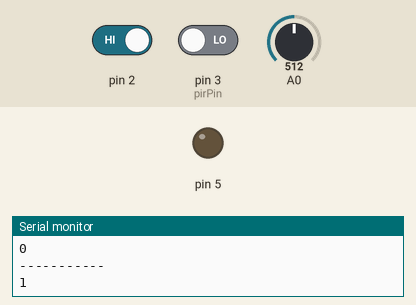
Simulated run of this sketch. Board: Arduino Uno, built with avr-gcc and run on an emulated ATmega328P. Parts: output pins drawn as LEDs (lit = HIGH), the last lines printed to the serial monitor. The test bench sets the inputs (shaded band); at power-on: pin 2 HIGH, pin 3 (pirPin) LOW, A0 = 512.

Above: at 2.8 s.
2.9 s: pin 2 driven LOW
At 5.1 s:
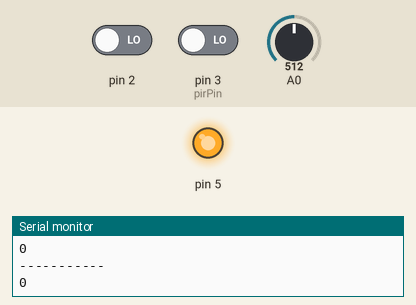
5.6 s: pin 2 driven HIGH
At 7.1 s:
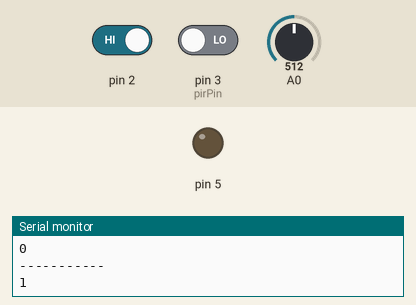
Timing chart, 0 to 8.6 s (numbered marks = the images above; inputs shaded):
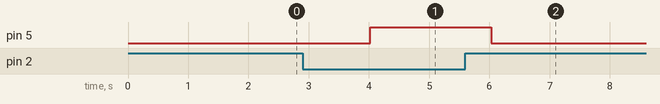

Measured:
- after the input at 2.9 s, pin 5: LOW → HIGH after 1.1 s
- after the input at 5.6 s, pin 5: HIGH → LOW after 0.43 s

The sketch:

Burglar_alarm.ino
```cpp
int pirPin = 3; //the digital pin connected to the PIR sensor's output
bool force = false;
bool motion = false;
int output = 4;

#include<SoftwareSerial.h>
SoftwareSerial Bluetooth(10, 11);

void setup(void) {
  Serial.begin(9600);
  pinMode(pirPin, INPUT);
  digitalWrite(pirPin, LOW);
  pinMode(5, OUTPUT);
  Bluetooth.begin(9600);
  }

void loop(void) {
  int sensorValue = analogRead(A0);
  int pir = digitalRead(pirPin);
  int switc = digitalRead(2);

  if (sensorValue > 50 && force == false){
  force = true;

  }
  if (motion == false && pir == 1){
    motion = true;
  }
  if(switc == 0){
    if(force == true || motion == true){
      digitalWrite(5,1);
      delay(1000);
      Bluetooth.print("Invasion!");
      Bluetooth.print(";");

    }

  }
  else{
      force = false;
      motion = false;
      digitalWrite(5,0);
      delay( 1000);
      Bluetooth.print("All good!");
  Bluetooth.print(";");
    }
  Serial.println(sensorValue);
  Serial.println(force);
  Serial.println("-----------");
  Serial.println(pir);
  Serial.println(motion);
  Serial.println("-----------");
  Serial.println(switc);
  delay(1000);


}
```
